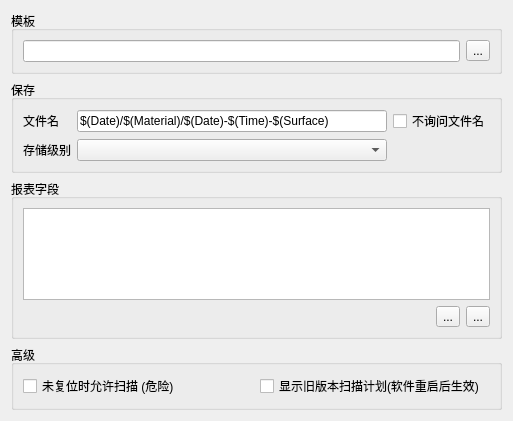
<?xml version="1.0" encoding="UTF-8"?>
<ui version="4.0">
 <class>ScanSettings</class>
 <widget class="QWidget" name="ScanSettings">
  <property name="geometry">
   <rect>
    <x>0</x>
    <y>0</y>
    <width>513</width>
    <height>421</height>
   </rect>
  </property>
  <property name="windowTitle">
   <string>扫描设置</string>
  </property>
  <layout class="QVBoxLayout" name="verticalLayout" stretch="0,0,1,0">
   <item>
    <widget class="QGroupBox" name="templateGroup">
     <property name="title">
      <string>模板</string>
     </property>
     <layout class="QGridLayout" name="gridLayout_8">
      <item row="0" column="0">
       <widget class="QLineEdit" name="templatePath"/>
      </item>
      <item row="0" column="1">
       <widget class="QToolButton" name="editTemplatePath">
        <property name="text">
         <string>...</string>
        </property>
       </widget>
      </item>
     </layout>
    </widget>
   </item>
   <item>
    <widget class="QGroupBox" name="groupSave">
     <property name="title">
      <string>保存</string>
     </property>
     <layout class="QGridLayout" name="gridLayout_11">
      <item row="1" column="1">
       <widget class="QLineEdit" name="outputFormat">
        <property name="text">
         <string>$(Date)/$(Material)/$(Date)-$(Time)-$(Surface)</string>
        </property>
       </widget>
      </item>
      <item row="1" column="2">
       <widget class="QCheckBox" name="neverAskFileName">
        <property name="toolTip">
         <string>&lt;html&gt;&lt;head/&gt;&lt;body&gt;&lt;p&gt;开启后，创建扫查任务时不再弹出文件名修改的窗口&lt;/p&gt;&lt;/body&gt;&lt;/html&gt;</string>
        </property>
        <property name="text">
         <string>不询问文件名</string>
        </property>
       </widget>
      </item>
      <item row="2" column="1">
       <widget class="QComboBox" name="dataLevel"/>
      </item>
      <item row="2" column="0">
       <widget class="QLabel" name="dataLevelTitle">
        <property name="text">
         <string>存储级别</string>
        </property>
       </widget>
      </item>
      <item row="1" column="0">
       <widget class="QLabel" name="outputFormatTitle">
        <property name="text">
         <string>文件名</string>
        </property>
       </widget>
      </item>
     </layout>
    </widget>
   </item>
   <item>
    <widget class="QGroupBox" name="groupCustomField">
     <property name="title">
      <string>报表字段</string>
     </property>
     <layout class="QVBoxLayout" name="verticalLayout_2">
      <item>
       <widget class="QTreeView" name="editField"/>
      </item>
      <item>
       <layout class="QHBoxLayout" name="horizontalLayout_4">
        <property name="spacing">
         <number>6</number>
        </property>
        <item>
         <spacer name="horizontalSpacer_4">
          <property name="orientation">
           <enum>Qt::Horizontal</enum>
          </property>
          <property name="sizeHint" stdset="0">
           <size>
            <width>40</width>
            <height>20</height>
           </size>
          </property>
         </spacer>
        </item>
        <item>
         <widget class="QToolButton" name="addField">
          <property name="text">
           <string>...</string>
          </property>
          <property name="icon">
           <iconset resource="../../../Resources/Resources.qrc">
            <normaloff>:/icons/plus.png</normaloff>:/icons/plus.png</iconset>
          </property>
         </widget>
        </item>
        <item>
         <widget class="QToolButton" name="deleteField">
          <property name="text">
           <string>...</string>
          </property>
          <property name="icon">
           <iconset resource="../../../Resources/Resources.qrc">
            <normaloff>:/icons/minus.png</normaloff>:/icons/minus.png</iconset>
          </property>
         </widget>
        </item>
       </layout>
      </item>
     </layout>
    </widget>
   </item>
   <item>
    <widget class="QGroupBox" name="groupAdvanced">
     <property name="title">
      <string>高级</string>
     </property>
     <layout class="QHBoxLayout" name="horizontalLayout">
      <item>
       <widget class="QCheckBox" name="scanWithoutDatum">
        <property name="text">
         <string>未复位时允许扫描 (危险)</string>
        </property>
       </widget>
      </item>
      <item>
       <widget class="QCheckBox" name="showLegacyScanPlan">
        <property name="text">
         <string>显示旧版本扫描计划(软件重启后生效)</string>
        </property>
       </widget>
      </item>
     </layout>
    </widget>
   </item>
  </layout>
 </widget>
 <resources>
  <include location="../../../Resources/Resources.qrc"/>
 </resources>
 <connections/>
</ui>
